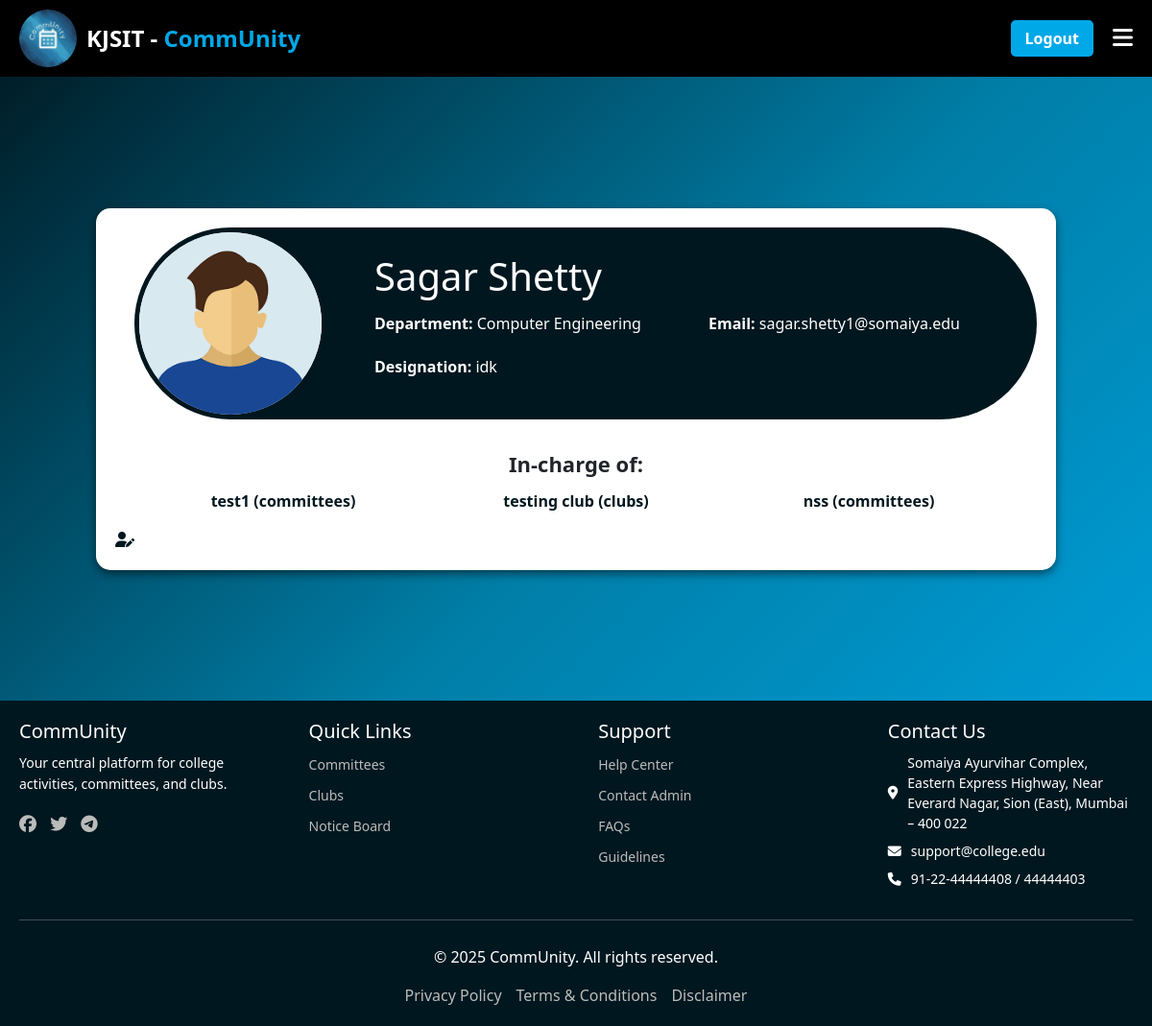
Page /faculty/profile (signed in) on the committed database.
### Login/models.py (models this page shows, shortened)
class UserProfile(models.Model):
    ROLE_CHOICES = (
        ('faculty', 'Faculty'),
        ('core_member', 'Core Member'),
        ('member', 'Member'),
        ('non_participating', 'Non Participating')
    )
    id = models.OneToOneField(settings.AUTH_USER_MODEL, on_delete=models.CASCADE, primary_key=True)
    ssv_id = models.IntegerField(null=True, blank=True, unique=True)  # New field
    full_name = models.CharField(max_length=255)
    role = models.CharField(max_length=20, choices=ROLE_CHOICES,default='non_participating')
    profile_picture = models.ImageField(upload_to='profile_pics/', default='profile_pics/default.jpg',null=True, blank=True)
    created_at = models.DateTimeField(auto_now_add=True)
    updated_at = models.DateTimeField(auto_now=True)
    preferences = models.JSONField(default=list,null=True,blank=True) # New field for preferences
    notification_read = models.JSONField(default=list,null=True,blank=True)

class CustomUser(AbstractUser):
    email = models.EmailField(unique=True)

### faculty/models.py (models this page shows, shortened)
class Faculty(models.Model):
    id = models.OneToOneField(UserProfile, on_delete=models.CASCADE, primary_key=True)
    department = models.CharField(max_length=100)
    designation = models.CharField(max_length=100,null=True,blank=True)
    locked_dates = models.JSONField(null=True,blank=True)
    permissions = models.JSONField(default=list,null=True,blank=True)
    can_lock_dates = models.BooleanField(default=False)

### committees/models.py (models this page shows)
class Associations(models.Model):
    ROLE_CHOICES = (
        ('committees', 'Committees'),
        ('clubs', 'Clubs')
    )
    STATUS_CHOICES = (
        ('pending', 'Pending Approval'),
        ('approved', 'Approved'),
        ('rejected', 'Rejected'),
        ('delete_pending', 'Delete Request Pending'),
    )
    CATEGORY = (
        ('None', 'None'),
        ('Academic', 'Academic'),
        ('Technical', 'Technical'),
        ('Cultural', 'Cultural'),
        ('Sports', 'Sports'),
        ('Social', 'Social'),
        ('Other', 'Other')
    )
    id = models.AutoField(primary_key=True)
    name = models.CharField(max_length=255)
    description = models.TextField()
    type = models.CharField(max_length=15, choices=ROLE_CHOICES)
    category = models.CharField(max_length=30, choices=CATEGORY, default='None')
    faculty_incharge = models.ForeignKey('faculty.Faculty', on_delete=models.CASCADE)
    created_by = models.ForeignKey('members.CoreMember', on_delete=models.CASCADE, null=True, blank=True)
    created_at = models.DateTimeField(auto_now_add=True)
    image = models.ImageField(upload_to='association_images/', null=True, blank=True)
    status = models.CharField(max_length=15, choices=STATUS_CHOICES, default='pending')
    owner = models.ForeignKey('members.CoreMember', on_delete=models.SET_NULL, null=True, blank=True,related_name='owned_associations')
    def __str__(self):
        return f"{self.name} {self.category}- {self.status}"

### faculty/views.py (the view)
# urls.py: path('profile', views.profile_view, name='profile'),
def profile_view(request):
    active_user = request.user
    user = get_object_or_404(User, username=active_user.username)
    print(user.email)
    user_profile = get_object_or_404(UserProfile, id=user)
    faculty = Faculty.objects.get(id=user_profile)
    associations = Associations.objects.filter(faculty_incharge=faculty)
    print(associations)
    context = {'user': user,'user_profile': user_profile,'faculty': faculty,'associations': associations}
    return render(request, 'profile.html', context)

### faculty/templates/profile.html (shortened to what this page needs)
{% extends "base.html" %}
{% load static %}
{% block extra_css %}
<link rel="stylesheet" href="{% static 'css/profile.css' %}">
{% endblock extra_css %}
{% block content %}
    <div class="profile-container">
        <div class="profile-header">
        <div class="profile-picture">
            {% if user_profile.profile_picture and user_profile.profile_picture.url %}
                <img src="{{ user_profile.profile_picture.url }}" alt="Profile Picture">
            {% else %}
                <i class="fa-solid fa-user" aria-hidden="true" style="font-size: 80px; color: gray;"></i>
            {% endif %}
        </div>
        <div class="profile-content">
            <div class="profile-info">
              <h1>{{ user_profile.full_name }}</h1>
              <p><strong>Department:</strong> {{ faculty.department }}</p>
              <p><strong>Designation:</strong> {{ faculty.designation }}</p>
            </div>
            <div class="contact">
              <p><strong>Email:</strong> {{ user.email }}</p>
            </div>
        </div>
        </div>
        <div class="incharge-container">
          <p class="incharge-heading"><strong>In-charge of:</strong></p>
          <div class="associations">
              {% for association in associations %}
              <p>{{ association.name }} ({{ association.type }})</p>
              {% endfor %}
          </div>
        </div>
        <a href="{% url 'edit_profile'%}"><i class="fa-solid fa-user-pen" style="color:#00171F"></i></a>
    </div>
{% endblock content %}

### faculty/static/css/profile.css (style rules this page uses)
.profile-header { display: flex; align-items: flex-start; gap: 20px; }
.profile-container { position: relative; width: 100%; max-width: 1000px; height: auto; margin: auto; background: white; padding: 20px; border-radius: 15px; box-shadow: 0 4px 10px rgba(0, 0, 0, 0.5); display: block; }
.profile-picture { position: relative; margin-left: 20px; width: 200px; height: 200px; border-radius: 50%; overflow: hidden; border: 5px solid #00171F; flex-shrink: 0; z-index: 2; background: #f0f0f0; display: flex; align-items: center; justify-content: center; }
.profile-picture img { width: 100%; height: 100%; object-fit: cover; display: block; }
.profile-content { position: relative; display: flex; align-items: center; width: max-content; min-width: 75%; height: 200px; background: #00171F; padding: 30px 80px 30px 150px; justify-content: space-between; color: white ; border-radius: 0 100px 100px 0; margin-left: -120px; z-index: 1; flex-grow: 1 !important; animation: growFromLeft 1s ease-out forwards; transform: scaleX(0); transform-origin: left; }
.profile-info { display: flex; flex-direction: column; gap: 5px; }
.contact { padding-top: 15px; display: flex; flex-direction: column; gap: 5px; }
.incharge-container { width: 100%; text-align: center; margin-top: 30px; }
.incharge-heading { font-size: 22px; font-weight: bold; margin-bottom: 10px; }
.associations { display: grid; grid-template-columns: repeat(auto-fit, minmax(200px, 1fr)); gap: 15px; justify-content: center; padding: 0px; max-width: 900px; margin: 0 auto; }
.associations p { color: #00171F; padding: 0; font-weight: 600; text-align: center; }

### faculty/static/css/base.css (style rules this page uses)
html { scroll-behavior: smooth; }
body { height: 100%; margin: 0; font-family: Arial, sans-serif; display: flex; flex-direction: column; background: linear-gradient(135deg, #00171F, #007EA7, #00A8E8); color: #ffffff; background-size: cover; background-attachment: fixed; }

### rows in the picture
UserProfile: profile_picture (placeholder picture), full_name "Sagar Shetty"
Faculty: department "Computer Engineering", designation "idk"
CustomUser: email "sagar.shetty1@somaiya.edu"
Associations: name "test1", type "committees"
Associations: name "testing club", type "clubs"
Associations: name "nss", type "committees"
